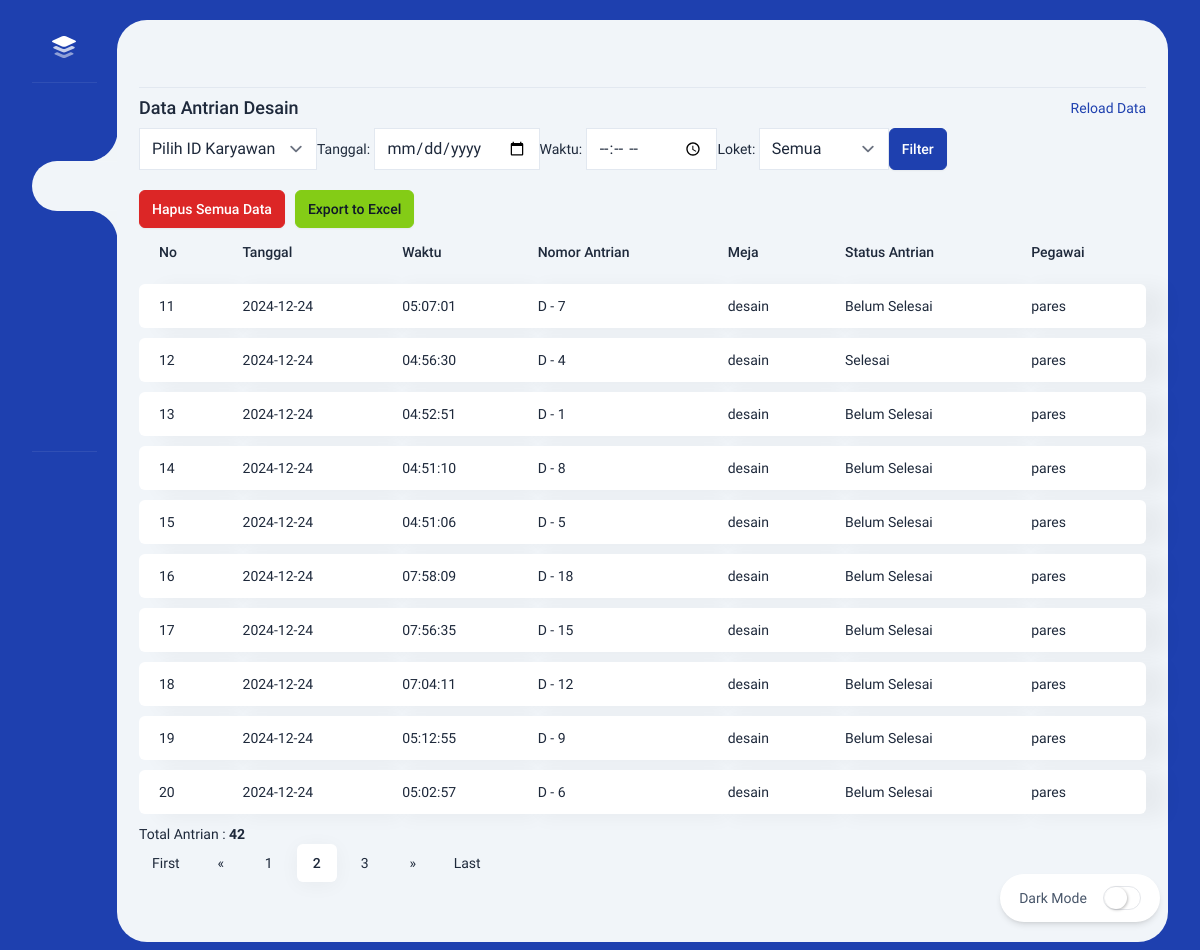
Page /admin/bpjs.php?page=2 (signed in) on the committed database.
### tables this page shows
CREATE TABLE `tb_rekap_antrian` (
  `id_rekap` int(11) NOT NULL,
  `id_karyawan` int(11) NOT NULL,
  `tanggal` date NOT NULL,
  `waktu` time NOT NULL,
  `loket` enum('desain','siap cetak') NOT NULL,
  `meja` enum('1','2','3','4') NOT NULL,
  `Status` varchar(255) NOT NULL,
  `nomor` int(10) NOT NULL,
  `huruf` varchar(255) NOT NULL
);

CREATE TABLE `tb_karyawan` (
  `id_karyawan` int(11) NOT NULL,
  `nama_karyawan` varchar(100) NOT NULL,
  `username` varchar(50) NOT NULL,
  `password` varchar(255) NOT NULL,
  `preferensi_loket` enum('desain','siap cetak') NOT NULL,
  `preferensi_meja` enum('1','2','3','4') NOT NULL,
  `status_karyawan` enum('aktif','nonaktif') NOT NULL DEFAULT 'aktif',
  `tombol_klik` varchar(20) DEFAULT NULL
);

### admin/bpjs.php (the view, shortened to what this page needs)
<!DOCTYPE html>
<html lang="en" class="light">
<head>
    <link rel="stylesheet" href="../admin/dist/css/app.css" />
</head>
<body class="py-5">
    <div class="flex mt-[4.7rem] md:mt-0">
        <nav class="side-nav">
            <a href="" class="intro-x flex items-center pl-5 pt-4">
                <img alt="Midone - HTML Admin Template" class="w-6" src="dist/images/logo.svg">
            </a>
            <div class="side-nav__devider my-6"></div>
            <ul>
                <li>
                    <a href="index.php" class="side-menu ">
                    </a>
                </li>
                <li>
                    <a href="#" class="side-menu side-menu--active">
                    </a>
                </li>
                <li>
                    <a href="setting.php" class="side-menu">
                    </a>
                </li>
                <li>
                    <a href="data_login.php" class="side-menu">
                    </a>
                </li>
                <li>
                    <a href="data_login_karyawan.php" class="side-menu">
                    </a>
                </li>
                <li>
                    <a href="../logout.php" class="side-menu">
                    </a>
                </li>
                <li class="side-nav__devider my-6"></li>
            </ul>
        </nav>
        <div class="content">
            <div class="top-bar"></div>
            <div class="intro-y flex items-center h-10">
                <h2 class="text-lg font-medium truncate mr-5">Data Antrian Desain</h2>
                <a href="javascript:location.reload()" class="ml-auto flex items-center text-primary">
                    <i data-lucide="refresh-ccw" class="w-4 h-4 mr-3"></i> Reload Data
                </a>
            </div>
            <form method="GET" action="" class="mb-5">
                <div class="flex space-x-4">
                    <div>
                        <select name="id_karyawan" id="id_karyawan">
                            <option value="">Pilih ID Karyawan</option>
                        </select>
                    </div>
                    <div>
                        <label for="tanggal">Tanggal:</label>
                        <input type="date" name="tanggal" id="tanggal"
                            value="<?php echo isset($_GET['tanggal']) ? $_GET['tanggal'] : ''; ?>">
                    </div>
                    <div>
                        <label for="waktu">Waktu:</label>
                        <input type="time" name="waktu" id="waktu"
                            value="<?php echo isset($_GET['waktu']) ? $_GET['waktu'] : ''; ?>">
                    </div>
                    <div>
                        <label for="loket">Loket:</label>
                        <select name="loket" id="loket">
                            <option value="">Semua</option>
                        </select>
                    </div>
                    <button type="submit" class="btn btn-primary">Filter</button>
                </div>
            </form>
            <div style="display: flex; gap: 10px; align-items: center;">
    <a href="del-bpjs.php" class="btn btn-danger">Hapus Semua Data</a>
    <a href="export_excel.php?id_karyawan=<?php echo isset($_GET['id_karyawan']) ? $_GET['id_karyawan'] : ''; ?>&tanggal=<?php echo isset($_GET['tanggal']) ? $_GET['tanggal'] : ''; ?>&waktu=<?php echo isset($_GET['waktu']) ? $_GET['waktu'] : ''; ?>&loket=<?php echo isset($_GET['loket']) ? $_GET['loket'] : ''; ?>" class="btn btn-success">Export to Excel</a>
</div>
            <div class="intro-y col-span-12 overflow-auto lg:overflow-visible">
                <table class="table table-report -mt-2">
                    <thead>
                        <tr>
                            <th class="whitespace-nowrap">No</th>
                            <th class="whitespace-nowrap">Tanggal</th>
                            <th class="whitespace-nowrap">Waktu</th>
                            <th class="whitespace-nowrap">Nomor Antrian</th>
                            <th class="whitespace-nowrap">Meja</th>
                            <th class="whitespace-nowrap">Status Antrian</th>
                            <th class="whitespace-nowrap">Pegawai</th>
                        </tr>
                    </thead>
                    <tbody>
                        <?php
                        include '../koneksi.php';
                        $page = (isset($_GET['page'])) ? $_GET['page'] : 1;
                        $limit = 10;
                        $limit_start = ($page - 1) * $limit;
                        $no = $limit_start + 1;
                        $query = "SELECT tb_rekap_antrian.*, tb_karyawan.nama_karyawan
                                  FROM tb_rekap_antrian
                                  JOIN tb_karyawan ON tb_rekap_antrian.id_karyawan = tb_karyawan.id_karyawan
                                  WHERE 1=1";
                        $query .= " ORDER BY tb_rekap_antrian.tanggal ASC LIMIT $limit_start, $limit;";
                        $dewan1 = $conn->prepare($query);
                        $dewan1->execute();
                        $res1 = $dewan1->get_result();
                        while ($baris = $res1->fetch_assoc()) {
                            ?>
                            <tr>
                                <td><?php echo $no++; ?></td>
                                <td><?php echo $baris['tanggal']; ?></td>
                                <td><?php echo $baris['waktu']; ?></td>
                                <td><?= $baris['huruf']; ?> - <?php echo $baris['nomor']; ?></td>
                                <td><?php echo $baris['loket']; ?></td>
                                <td><?php echo $baris['Status']; ?></td>
                                <td><?php echo $baris['nama_karyawan']; ?></td>
                            </tr>
                        <?php }
                        ?>
                    </tbody>
                </table>
                <?php
                $query_jumlah = "SELECT count(*) AS jumlah FROM tb_rekap_antrian WHERE 1=1";
                $dewan1 = $conn->prepare($query_jumlah);
                $dewan1->execute();
                $res1 = $dewan1->get_result();
                $row = $res1->fetch_assoc();
                $total_records = $row['jumlah'];
                ?>
                <p>Total Antrian : <b> <?php echo $total_records; ?> </b></p>
                <nav class="mb-5 ">
                    <ul class="pagination justify-content-center">
                        <?php
                        $jumlah_page = ceil($total_records / $limit);
                        $jumlah_number = 1;
                        $start_number = ($page > $jumlah_number) ? $page - $jumlah_number : 1;
                        $end_number = ($page < ($jumlah_page - $jumlah_number)) ? $page + $jumlah_number : $jumlah_page;
                        if ($page == 1) {
                            echo '<li class="page-item disabled"><a class="page-link" href="#">First</a></li>';
                            echo '<li class="page-item disabled"><a class="page-link" href="#"><span aria-hidden="true">&laquo;</span></a></li>';
                        } else {
                            $link_prev = ($page > 1) ? $page - 1 : 1;
                            echo '<li class="page-item"><a class="page-link" href="?page=1">First</a></li>';
                            echo '<li class="page-item"><a class="page-link" href="?page=' . $link_prev . '" aria-label="Previous"><span aria-hidden="true">&laquo;</span></a></li>';
                        }
                        for ($i = $start_number; $i <= $end_number; $i++) {
                            $link_active = ($page == $i) ? ' active' : '';
                            echo '<li class="page-item ' . $link_active . '"><a class="page-link" href="?page=' . $i . '">' . $i . '</a></li>';
                        }
                        if ($page == $jumlah_page) {
                            echo '<li class="page-item disabled"><a class="page-link" href="#"><span aria-hidden="true">&raquo;</span></a></li>';
                            echo '<li class="page-item disabled"><a class="page-link" href="#">Last</a></li>';
                        } else {
                            $link_next = ($page < $jumlah_page) ? $page + 1 : $jumlah_page;
                            echo '<li class="page-item"><a class="page-link" href="?page=' . $link_next . '" aria-label="Next"><span aria-hidden="true">&raquo;</span></a></li>';
                            echo '<li class="page-item"><a class="page-link" href="?page=' . $jumlah_page . '">Last</a></li>';
                        }
                        ?>
                    </ul>
                </nav>
            </div>
        </div>
    </div>
    <div data-url="side-menu-dark-dashboard-overview-1.html"
        class="dark-mode-switcher cursor-pointer shadow-md fixed bottom-0 right-0 box border rounded-full w-40 h-12 flex items-center justify-center z-50 mb-10 mr-10">
        <div class="mr-4 text-slate-600 dark:text-slate-200">Dark Mode</div>
        <div class="dark-mode-switcher__toggle border"></div>
    </div>
</body>
</html>

### rows in the picture
tb_rekap_antrian: tanggal "2024-12-24", waktu "05:07:01", huruf "D", nomor "7", loket "desain", Status "Belum Selesai", id_karyawan.nama_karyawan "pares"
tb_rekap_antrian: tanggal "2024-12-24", waktu "04:56:30", huruf "D", nomor "4", loket "desain", Status "Selesai", id_karyawan.nama_karyawan "pares"
tb_rekap_antrian: tanggal "2024-12-24", waktu "04:52:51", huruf "D", nomor "1", loket "desain", Status "Belum Selesai", id_karyawan.nama_karyawan "pares"
tb_rekap_antrian: tanggal "2024-12-24", waktu "04:51:10", huruf "D", nomor "8", loket "desain", Status "Belum Selesai", id_karyawan.nama_karyawan "pares"
tb_rekap_antrian: tanggal "2024-12-24", waktu "04:51:06", huruf "D", nomor "5", loket "desain", Status "Belum Selesai", id_karyawan.nama_karyawan "pares"
tb_rekap_antrian: tanggal "2024-12-24", waktu "07:58:09", huruf "D", nomor "18", loket "desain", Status "Belum Selesai", id_karyawan.nama_karyawan "pares"
tb_rekap_antrian: tanggal "2024-12-24", waktu "07:56:35", huruf "D", nomor "15", loket "desain", Status "Belum Selesai", id_karyawan.nama_karyawan "pares"
tb_rekap_antrian: tanggal "2024-12-24", waktu "07:04:11", huruf "D", nomor "12", loket "desain", Status "Belum Selesai", id_karyawan.nama_karyawan "pares"
tb_rekap_antrian: tanggal "2024-12-24", waktu "05:12:55", huruf "D", nomor "9", loket "desain", Status "Belum Selesai", id_karyawan.nama_karyawan "pares"
tb_rekap_antrian: tanggal "2024-12-24", waktu "05:02:57", huruf "D", nomor "6", loket "desain", Status "Belum Selesai", id_karyawan.nama_karyawan "pares"

### other values in the picture
$total_records "42"
